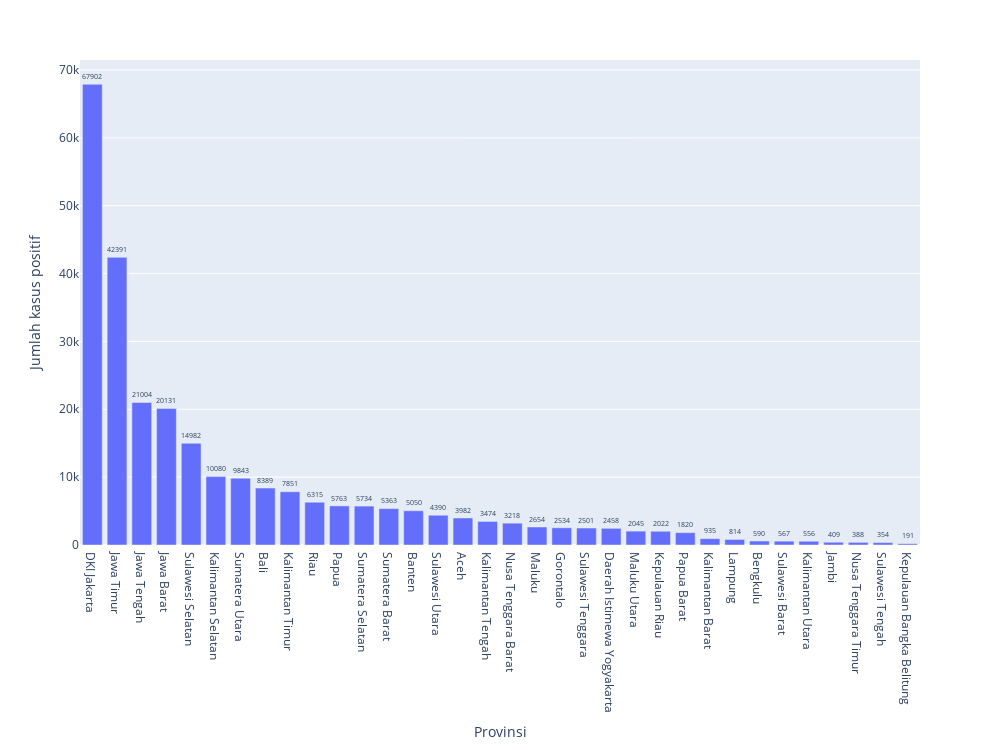

Notebook source saved alongside this figure:
### Markdown cell above
#### Provinsi dengan Kasus positif paling tinggi

### Code cell
berdasarkan_positif = merged.sort_values(by='kasusPosi', ascending=False)
fig1 = px.bar(berdasarkan_positif, x=berdasarkan_positif.index, y='kasusPosi', text='kasusPosi', hover_name=berdasarkan_positif.index)
fig1.update_traces(texttemplate='%{text:}', textposition='outside')
fig1.update_layout(uniformtext_minsize=4, uniformtext_mode='show', width=1000, height=750, xaxis_title="Provinsi", yaxis_title="Jumlah kasus positif")

fig1.show()

### Figure 1 — Plotly figure (JSON) as saved in the notebook; plotly's stock layout.template omitted (floating-point values rounded to 4 significant figures)
{"data": [{"alignmentgroup": "True", "hovertemplate": "<b>%{hovertext}</b><br><br>ADM1_EN=%{x}<br>kasusPosi=%{text}<extra></extra>", "hovertext": ["DKI Jakarta", "Jawa Timur", "Jawa Tengah", "Jawa Barat", "Sulawesi Selatan", "Kalimantan Selatan", "Sumatera Utara", "Bali", "Kalimantan Timur", "Riau", "Papua", "Sumatera Selatan", "Sumatera Barat", "Banten", "Sulawesi Utara", "Aceh", "Kalimantan Tengah", "Nusa Tenggara Barat", "Maluku", "Gorontalo", "Sulawesi Tenggara", "Daerah Istimewa Yogyakarta", "Maluku Utara", "Kepulauan Riau", "Papua Barat", "Kalimantan Barat", "Lampung", "Bengkulu", "Sulawesi Barat", "Kalimantan Utara", "Jambi", "Nusa Tenggara Timur", "Sulawesi Tengah", "Kepulauan Bangka Belitung"], "legendgroup": "", "marker": {"color": "#636efa"}, "name": "", "offsetgroup": "", "orientation": "v", "showlegend": false, "text": [67902, 42391, 21004, 20131, 14982, 10080, 9843, 8389, 7851, 6315, 5763, 5734, 5363, 5050, 4390, 3982, 3474, 3218, 2654, 2534, 2501, 2458, 2045, 2022, 1820, 935, 814, 590, 567, 556, 409, 388, 354, 191], "textposition": "outside", "texttemplate": "%{text:}", "type": "bar", "x": ["DKI Jakarta", "Jawa Timur", "Jawa Tengah", "Jawa Barat", "Sulawesi Selatan", "Kalimantan Selatan", "Sumatera Utara", "Bali", "Kalimantan Timur", "Riau", "Papua", "Sumatera Selatan", "Sumatera Barat", "Banten", "Sulawesi Utara", "Aceh", "Kalimantan Tengah", "Nusa Tenggara Barat", "Maluku", "Gorontalo", "Sulawesi Tenggara", "Daerah Istimewa Yogyakarta", "Maluku Utara", "Kepulauan Riau", "Papua Barat", "Kalimantan Barat", "Lampung", "Bengkulu", "Sulawesi Barat", "Kalimantan Utara", "Jambi", "Nusa Tenggara Timur", "Sulawesi Tengah", "Kepulauan Bangka Belitung"], "xaxis": "x", "y": [67902, 42391, 21004, 20131, 14982, 10080, 9843, 8389, 7851, 6315, 5763, 5734, 5363, 5050, 4390, 3982, 3474, 3218, 2654, 2534, 2501, 2458, 2045, 2022, 1820, 935, 814, 590, 567, 556, 409, 388, 354, 191], "yaxis": "y"}], "layout": {"barmode": "relative", "height": 750, "legend": {"tracegroupgap": 0}, "margin": {"t": 60}, "uniformtext": {"minsize": 4, "mode": "show"}, "width": 1000, "xaxis": {"anchor": "y", "domain": [0, 1], "title": {"text": "Provinsi"}}, "yaxis": {"anchor": "x", "domain": [0, 1], "title": {"text": "Jumlah kasus positif"}}}}
